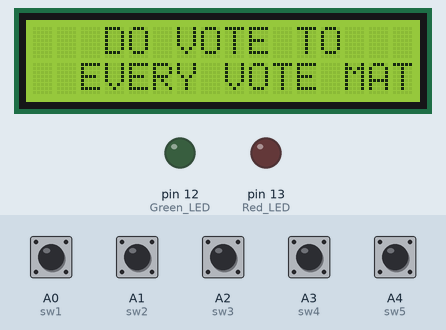
Simulated run of this sketch. Board: Arduino Uno, built with avr-gcc and run on an emulated ATmega328P. Shown: 16×2 character LCD, output pins drawn as LEDs (lit = HIGH). Inputs (shaded band) come from the test bench; at power-on: A0 (sw1), A1 (sw2), A2 (sw3), A3 (sw4), A4 (sw5) HIGH.

Above: at 3.1 s.
At 10.2 s:
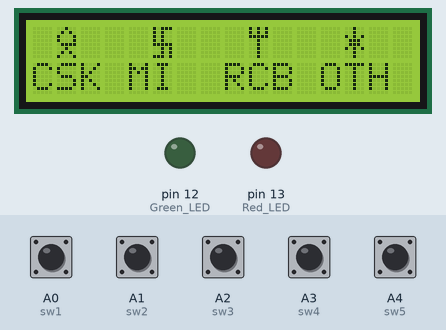
10.3 s: A0 (sw1) pulled LOW for 0.15 s
At 11.7 s:
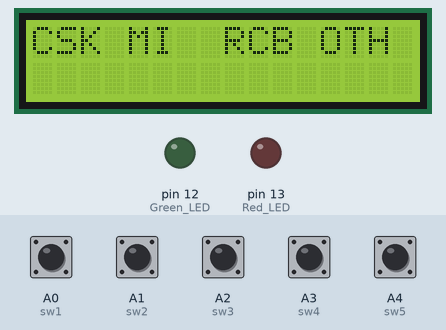
12.5 s: A4 (sw5) pulled LOW for 0.15 s
At 12.8 s:
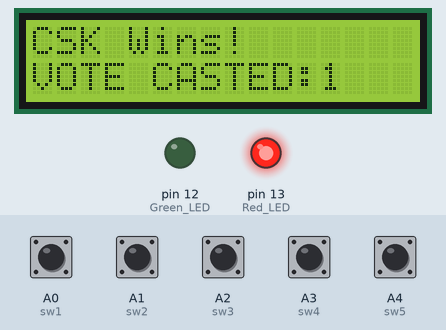
18.6 s: A4 (sw5) driven HIGH
21.5 s: A4 (sw5) driven LOW
At 22.2 s:
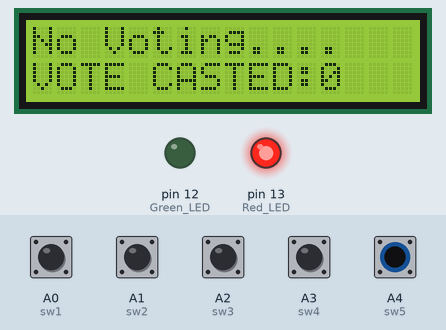
Timing chart, 0 to 24.5 s (numbered marks = the images above; inputs shaded):
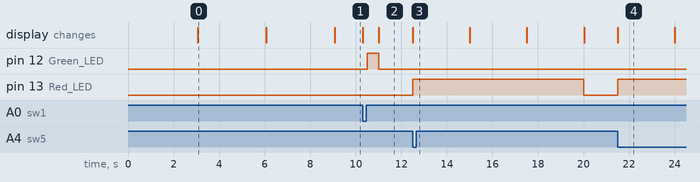

Measured:
- after the input at 10.3 s, pin 12 (Green_LED): LOW → HIGH after 0.20 s, → LOW 0.50 s later; the display: first changes at once (image 2 shows a later state)
- after the input at 12.5 s, pin 13 (Red_LED): LOW → HIGH at once; the display: changes at once (image 3)
- after the input at 21.5 s, pin 13 (Red_LED): LOW → HIGH at once; the display: changes at once (image 4)
- what the display in image 0 shows lasts 3.0 s, from 3.1 s to 6.1 s

The sketch:

EVM_CODE.ino
```cpp
#include <LiquidCrystal.h>

LiquidCrystal lcd(11, 10, 9, 8, 7, 6);

 byte customChar1[] = {
  B00100,
  B01010,
  B10001,
  B10001,
  B01111,
  B00100,
  B01010,
  B10001


};

byte customChar2[] = {
  B10111,
  B10100,
  B10100,
  B10100,
  B11111,
  B00101,
  B00101,
  B11101
};

byte customChar3[] = {
  B10101,
  B10101,
  B11111,
  B00100,
  B00100,
  B00100,
  B00100,
  B00100
};

byte customChar4[] = {
  B00100,
  B00100,
  B10101,
  B01110,
  B01110,
  B10101,
  B00100,
  B00100
};

#define sw1 A0 // Button 1
#define sw2 A1 // Button 2
#define sw3 A2 // Button 3
#define sw4 A3 // Button 4
#define sw5 A4 // Button 5 for result

int vote1 = 0;
int vote2 = 0;
int vote3 = 0;
int vote4 = 0;

void setup() {
  pinMode(sw1, INPUT);
  pinMode(sw2, INPUT);
  pinMode(sw3, INPUT);
  pinMode(sw4, INPUT);
  pinMode(sw5, INPUT);
  pinMode(13, OUTPUT); // Red LED
  pinMode(12, OUTPUT); // Green LED

  lcd.begin(16, 2);
  lcd.setCursor(3, 0);
  lcd.print("WELCOME TO");
  lcd.setCursor(2, 1);
  lcd.print(" BOOTH NO.1");
  delay(3000);
  lcd.setCursor(3, 0);
  lcd.print("DO VOTE");
  lcd.setCursor(2, 1);
  lcd.print("EVERY VOTE MATTERS");
  delay(3000);
  lcd.setCursor(3, 0);
  lcd.print("PICK YOUR FAV");
  lcd.setCursor(2, 1);
  lcd.print("IPL TEAM");
  delay(3000);
  digitalWrite(sw1, HIGH);
  digitalWrite(sw2, HIGH);
  digitalWrite(sw3, HIGH);
  digitalWrite(sw4, HIGH);
  digitalWrite(sw5, HIGH);
  lcd.clear();
  lcd.setCursor(0, 1);
  lcd.print("CSK");
  lcd.createChar(0, customChar1);
  lcd.setCursor(1,0);
  lcd.write((byte)0);
  lcd.setCursor(4, 1);
  lcd.print("MI");
  lcd.createChar(1, customChar2);
  lcd.setCursor(5,0);
  lcd.write((byte)1);
  lcd.setCursor(8, 1);
  lcd.print("RCB");
  lcd.createChar(2, customChar3);
  lcd.setCursor(9,0);
  lcd.write((byte)2);
  lcd.setCursor(12, 1);
  lcd.print("OTH");
  lcd.createChar(3, customChar4);
  lcd.setCursor(13,0);
  lcd.write((byte)3);
}

void loop() {
  if (digitalRead(sw1) == LOW) {
    lcd.clear();
    lcd.print("VOTE CASTED");
    lcd.setCursor(0, 1);
    delay(200);
    vote1++;
    digitalWrite(12, HIGH);
    delay(500);
    while (digitalRead(sw1) == LOW);
    digitalWrite(12, LOW);
    showPartyOptions();
  }

  if (digitalRead(sw2) == LOW) {
    lcd.clear();
    lcd.print("VOTE CASTED");
    lcd.setCursor(0, 1);
    delay(200);
    vote2++;
    digitalWrite(12, HIGH);
    delay(500);
    while (digitalRead(sw2) == LOW);
    digitalWrite(12, LOW);
    showPartyOptions();
  }

  if (digitalRead(sw3) == LOW) {
    lcd.clear();
    lcd.print("VOTE CASTED");
    lcd.setCursor(0, 1);
    delay(200);
    vote3++;
    digitalWrite(12, HIGH);
    delay(500);
    while (digitalRead(sw3) == LOW);
    digitalWrite(12, LOW);
    showPartyOptions();
  }

  if (digitalRead(sw4) == LOW) {
    lcd.clear();
    lcd.print("VOTE CASTED");
    lcd.setCursor(0, 1);
    delay(200);
    vote4++;
    digitalWrite(12, HIGH);
    delay(500);
    while (digitalRead(sw4) == LOW);
    digitalWrite(12, LOW);
    showPartyOptions();
  }

  if (digitalRead(sw5) == LOW) {
    digitalWrite(13, HIGH);
    lcd.clear();
    determineWinner();
    delay(2500);
    lcd.clear();
    lcd.setCursor(0, 0);
    lcd.print("CSK");
    lcd.setCursor(1, 1);
    lcd.print(vote1);
    lcd.setCursor(3, 0);
    lcd.print("MI");
    lcd.setCursor(5, 1);
    lcd.print(vote2);
    lcd.setCursor(7, 0);
    lcd.print("RCB");
    lcd.setCursor(9,1);
    lcd.print(vote3);
    lcd.setCursor(11, 0);
    lcd.print(" OTH ");
    lcd.setCursor(13, 1);
    lcd.print(vote4);
    delay(2500);
    lcd.clear();
    lcd.setCursor(3, 0);
    lcd.print("Thanks for");
    lcd.setCursor(5,1);
    lcd.print("Voting!");
    delay(2500);
    resetVotes();
    showPartyOptions();
  }
}

void showPartyOptions() {
  lcd.clear();
  lcd.setCursor(0, 0);
  lcd.print("CSK");
  lcd.setCursor(4, 0);
  lcd.print("MI");
  lcd.setCursor(8, 0);
  lcd.print("RCB");
  lcd.setCursor(12, 0);
  lcd.print("OTH");
}

void determineWinner() {
  int totalVotes = vote1 + vote2 + vote3 + vote4;
  lcd.clear();
  if (totalVotes > 0) {
    if (vote1 > vote2 && vote1 > vote3 && vote1 > vote4) {
      lcd.print("CSK Wins!");
      lcd.setCursor(0, 1);
      lcd.print("VOTE CASTED:");
      lcd.print(totalVotes);
    } else if (vote2 > vote1 && vote2 > vote3 && vote2 >vote4) {
      lcd.print("MI Wins!");
      lcd.setCursor(0, 1);
      lcd.print("VOTE CASTED:");
      lcd.print(totalVotes);
    } else if (vote3 > vote1 && vote3 > vote2 && vote3 > vote4) {
      lcd.print("RCB Wins!");
      lcd.setCursor(0, 1);
      lcd.print("VOTE CASTED:");
      lcd.print(totalVotes);
    } else if(vote4 > vote1 && vote4 > vote2 && vote4 > vote3) {
      lcd.print("OTH Wins!");
      lcd.setCursor(0, 1);
      lcd.print("VOTE CASTED:");
      lcd.print(totalVotes);
    }
     else {
        lcd.print("Tie Up Or");
        lcd.setCursor(0, 1);
        lcd.print("No Result");
        lcd.setCursor(0, 1);
      lcd.print("VOTE CASTED:");
      lcd.print(totalVotes);
      }
    }else {
      lcd.clear();
      lcd.setCursor(0, 0);
      lcd.print("No Voting....");
      lcd.setCursor(0, 1);
      lcd.print("VOTE CASTED:");
      lcd.print(totalVotes);
    }
}

void resetVotes() {
  vote1 = 0;
  vote2 = 0;
  vote3 = 0;
  vote4 = 0;
  digitalWrite(12, LOW);
  digitalWrite(13, LOW);
}
```
